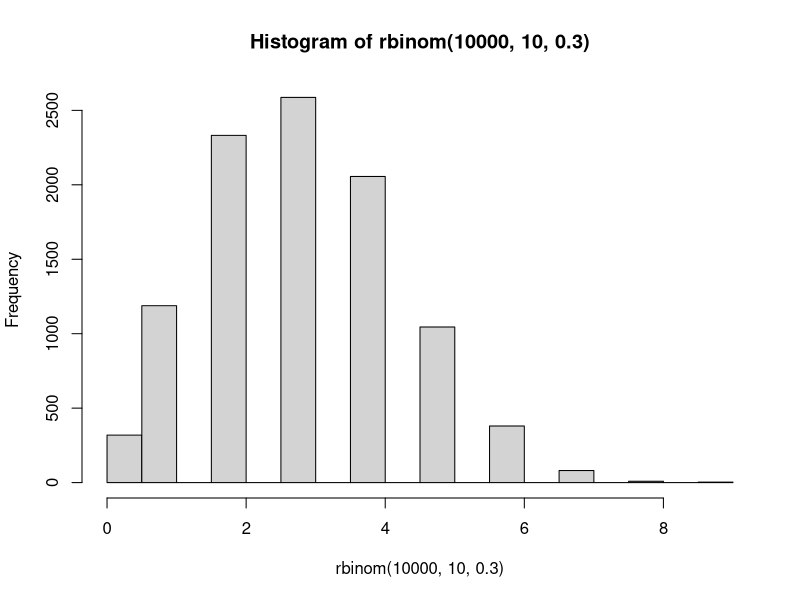
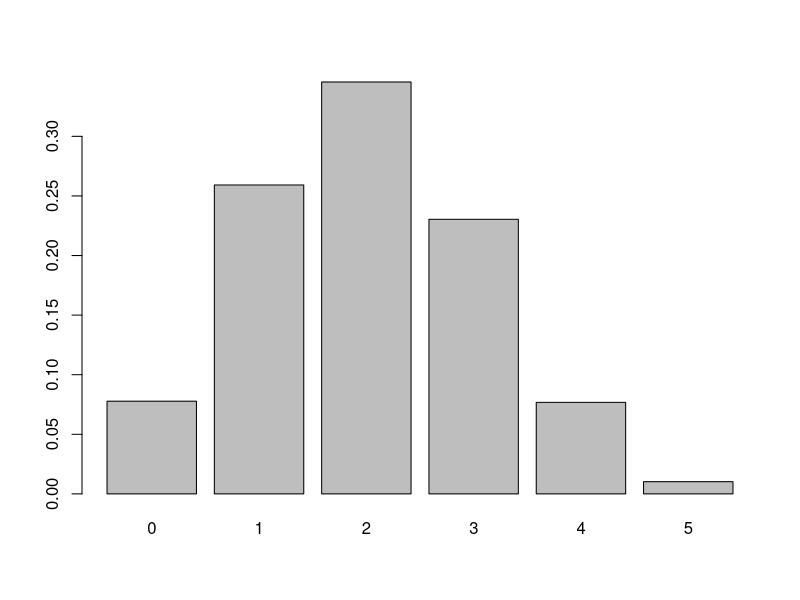
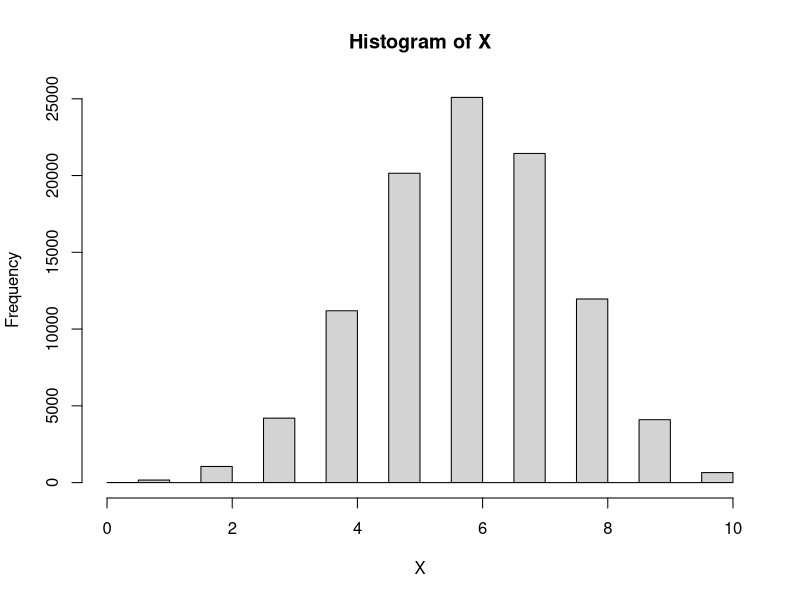
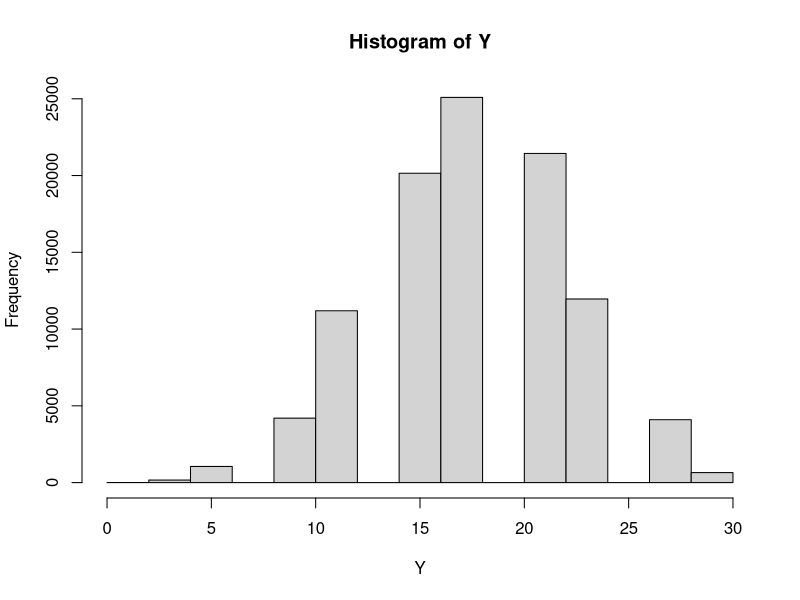
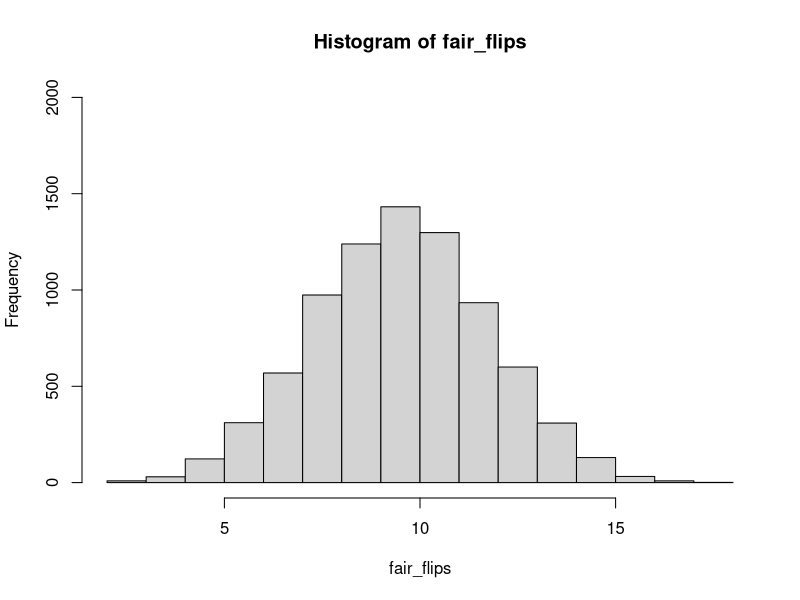
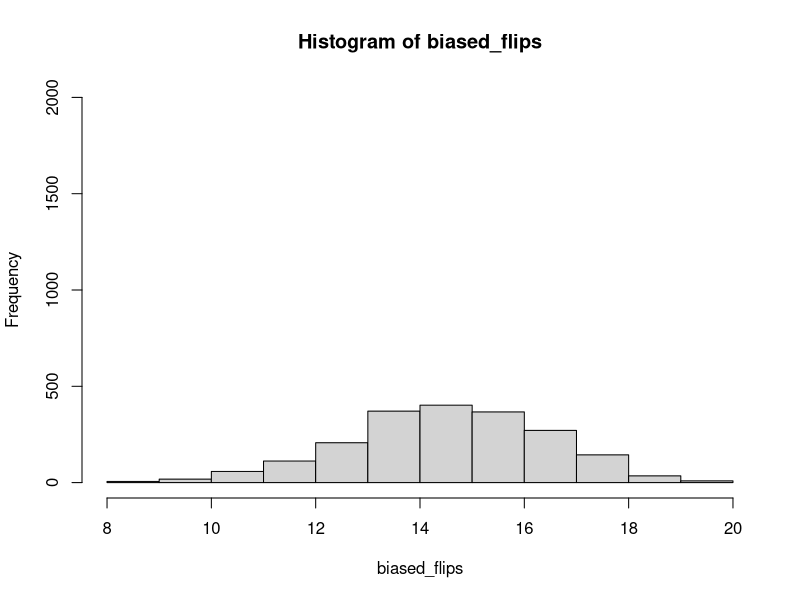
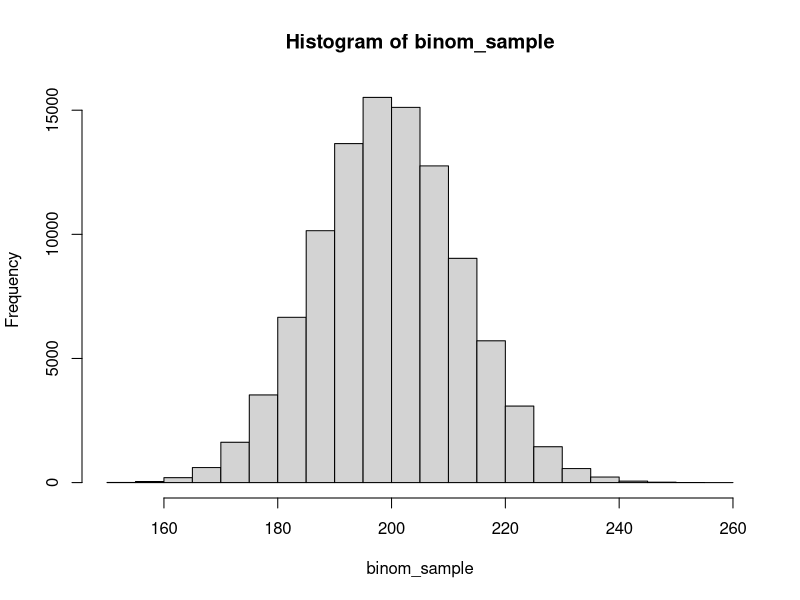
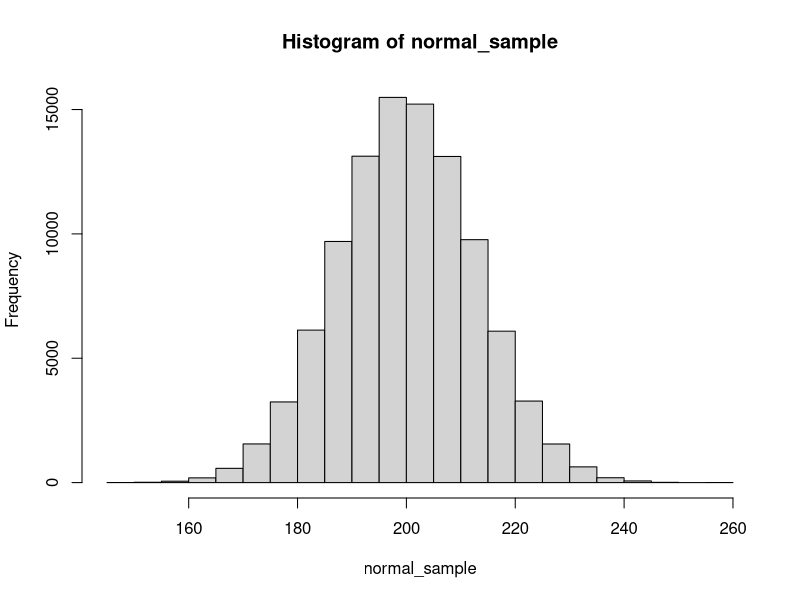

These charts were generated, in order, by the following R code:
## ---- chunk 1
knitr::opts_chunk$set(echo = TRUE)
## ---- chunk 2
rbinom (10, 1, .5)

rbinom (10, 10, .5)

rbinom (10, 10, .8)
## ---- chunk 3
#Generate 100 occurrences of flipping 10 coins, each with 30% probability
rbinom(100, 10, 0.3)
## ---- chunk 4
# Calculate the probability that 2 are heads using dbinom
dbinom(2, 10, .3)

# Confirm your answer with a simulation using rbinom. 
mean(rbinom(10000, 10, .3) == 2)
## ---- chunk 5
# Calculate the probability that 5 are heads using pbinom
pbinom(5, 10, 0.7)

# Confirm your answer with a simulation of 10,000 trials
mean(rbinom(10000, 10, 0.3) >=5)

hist(rbinom(10000, 10, 0.3))
## ---- chunk 6
# Try now with 100, 1000, 10,000, and 100,000 trials
mean(rbinom(100, 10, .3) >= 5)

mean(rbinom(1000, 10, .3) >= 5)

mean(rbinom(10000, 10, .3) >= 5)

mean(rbinom(100000, 10, .3) >= 5)
## ---- chunk 7
flips<- rbinom(100000,10, .5)
mean(flips)

X<- rbinom(100000,10, .5)
var(flips)
## ---- chunk 8
#Calculate the expected value using the exact formula
print(25*0.3)

# Confirm with a simulation using rbinom
X<-rbinom(10000,25, 0.3)
mean(X)

# Calculate the variance using the exact formula
print(25*0.3*0.7)

# Confirm with a simulation using rbinom
X<-rbinom(10000,25,0.3)
var(X)
## ---- chunk 9
# Density (mass) at 3 in a binomial distribution with 5 trials with success probability of 0.4
dbinom(x = 3, size = 5, prob = 0.4)

# Density (mass) at c(1,2,3) in a binomial distribution with 5 trials with success probability of 0.4
dbinom(x = c(1,2,3), size = 5, prob = 0.4)

# Graphing the distribution: Use barplot() as it is a discrete distribution. Give 0:5 (= c(0,1,2,3,4,5))
barplot(dbinom(x = 0:5, size = 5, prob = 0.4), names.arg = 0:5)
## ---- chunk 10
# Simulate 100,000 flips of a coin with a 40% chance of heads
A <- rbinom(100000, 1, 0.4)

# Simulate 100,000 flips of a coin with a 20% chance of heads
B <- rbinom(100000, 1, 0.2)

# Estimate the probability both A and B are heads
mean(A&B)
## ---- chunk 11
# You've already simulated 100,000 flips of coins A and B
A <- rbinom(100000, 1, .4)
B <- rbinom(100000, 1, .2)

# Simulate 100,000 flips of coin C (70% chance of heads)
C <- rbinom(100000, 1, .7)

# Estimate the probability A, B, and C are all heads
mean(A&B&C)
## ---- chunk 12
# Simulate 100,000 flips of a coin with a 60% chance of heads
A <- rbinom(100000, 1, 0.6)

# Simulate 100,000 flips of a coin with a 10% chance of heads
B <- rbinom(100000, 1, 0.1)

# Estimate the probability either A or B is heads
mean (A | B)
## ---- chunk 13
# Use rbinom to simulate 100,000 draws from each of X and Y
X <- rbinom(100000, 10, .6)
Y <- rbinom(100000, 10, .7)

# Estimate the probability either X or Y is <= to 4
mean(X <= 4 | Y <= 4)

# Use pbinom to calculate the probabilities separately
prob_X_less <- pbinom(4, 10, .6)
prob_Y_less <- pbinom(4, 10, .7)

# Combine these to calculate the exact probability either <= 4
prob_X_less + prob_Y_less - prob_X_less * prob_Y_less
## ---- chunk 14
X <- rbinom(100000, 10, .6)
## ---- chunk 15
Y<-3*X
## ---- chunk 16
hist(X)
hist(Y)
## ---- chunk 17
# Simulate 100,000 draws of a binomial with size 20 and p = .1
X <- rbinom(100000, 20, 0.1)

# Estimate the expected value of X
mean(X)

# Estimate the expected value of 5 * X
Y= 5*X
mean(Y)

# X is simulated from 100,000 draws of a binomial with size 20 and p = .1
X <- rbinom(100000, 20, .1)

# Estimate the variance of X
var(X)

# Estimate the variance of 5 * X
Y<- 5*X
var(Y)
## ---- chunk 18
# Simulate 100,000 draws of X (size 20, p = .3) and Y (size 40, p = .1)
X <- rbinom(100000, 20, 0.3)
Y <-rbinom(100000, 40, 0.1)

# Estimate the expected value of X + Y
mean(X+Y)

# Simulation from last exercise of 100,000 draws from X and Y
X <- rbinom(100000, 20, .3) 
Y <- rbinom(100000, 40, .1)

# Find the variance of X + Y
var(X+Y)

# Find the variance of X + Y
var(X+Y)
## ---- chunk 19
# Simulate 50000 cases of flipping 20 coins from fair and from biased
fair <- rbinom(50000, 20, 0.5)
biased <- rbinom(50000, 20, 0.75)

# How many fair cases, and how many biased, led to exactly 11 heads?
fair_11 <- sum(fair==11)
biased_11 <- sum(biased==11)

# Find the fraction of fair coins that are 11 out of all coins that were 11

#This is the posterior probability that a coin with 11/20 is fair.
fair_11/(fair_11+biased_11)
## ---- chunk 20
# Simulate 50000 cases of flipping 20 coins from fair and from biased
fair <-rbinom(50000, 20, 0.5)
biased <-rbinom(50000, 20, 0.75)

# How many fair cases, and how many biased, led to exactly 16 heads?
fair_16 <- sum(fair==16)
biased_16 <- sum(biased==16)

# Find the fraction of fair coins that are 16 out of all coins that were 16

# This is the posterior probability that a coin with 16/20 is fair.
fair_16/(fair_16+biased_16)
## ---- chunk 21
# Simulate 8000 cases of flipping a fair coin, and 2000 of a biased coin
fair_flips <- rbinom (8000, 20, 0.5)
biased_flips <-rbinom (2000, 20, 0.75)

# Find the number of cases from each coin that resulted in 14/20
fair_14 <- sum(fair_flips==14)
biased_14 <-sum(biased_flips==14)

# Use these to estimate the posterior probability
fair_14/(fair_14+biased_14)
## ---- chunk 22
hist(fair_flips, ylim=c(0,2000))
hist(biased_flips, ylim=c(0,2000))
## ---- chunk 23
# Simulate 80,000 draws from fair coin, 10,000 from each of high and low coins
flips_fair <- rbinom(80000, 20, 0.5)
flips_high <- rbinom(10000, 20, 0.75)
flips_low <- rbinom(10000, 20, 0.25)

# Compute the number of coins that resulted in 14 heads from each of these piles
fair_14 <- sum(flips_fair==14)
high_14 <- sum(flips_high==14)
low_14 <- sum(flips_low==14)

# Compute the posterior probability that the coin was fair
fair_14/(fair_14+high_14+low_14)
## ---- chunk 24
# Use dbinom to calculate the probability of 11/20 heads with fair or biased coin
probability_fair <- dbinom(11, 20, 0.5)
probability_biased <-dbinom(11, 20, 0.75)

# Calculate the posterior probability that the coin is fair
probability_fair/(probability_fair+probability_biased)

# Find the probability that a coin resulting in 14/20 is fair

probability_fair <- dbinom(14, 20, 0.5)
probability_biased <-dbinom(14, 20, 0.75)

probability_fair/(probability_fair+probability_biased)
## ---- chunk 25
# Find the probability that a coin resulting in 18/20 is fair
probability_fair <- dbinom(18, 20, 0.5)
probability_biased <-dbinom(18, 20, 0.75)

probability_fair/(probability_fair+probability_biased)
## ---- chunk 26
# Use dbinom to find the probability of 16/20 from a fair or biased coin
probability_16_fair <-dbinom(16, 20, 0.5)
probability_16_biased <-dbinom(16, 20, 0.75)

# Use Bayes' theorem to find the posterior probability that the coin is fair

(probability_16_fair*0.99)/((probability_16_fair*0.99)+(probability_16_biased*0.01))
## ---- chunk 27
# Draw a random sample of 100,000 from the Binomial(1000, .2) distribution
binom_sample <- rbinom(100000, 1000, 0.2)

# Draw a random sample of 100,000 from the normal approximation
expected_value <- 1000*0.2
variance <- 1000*0.2*0.8
stdev <- sqrt(variance)
normal_sample <- rnorm(100000, expected_value, stdev)
## ---- chunk 28
# Compare the two distributions with the compare_histograms function
hist(binom_sample)
hist(normal_sample)
## ---- chunk 29
# Simulations from the normal and binomial distributions
binom_sample <- rbinom(100000, 1000, .2)
normal_sample <- rnorm(100000, 200, sqrt(160))

# Use binom_sample to estimate the probability of <= 190 heads
mean(binom_sample <= 190)

# Use normal_sample to estimate the probability of <= 190 heads
mean(normal_sample <= 190)

# Calculate the probability of <= 190 heads with pbinom
pbinom(190, 1000, .2)

# Calculate the probability of <= 190 heads with pnorm
pnorm(190, 200, sqrt(160))
## ---- chunk 30
#Probability of having a value *lower* than 90 in a normal distribution with a mean of 124 and sd of 20.

pnorm(q = 90, mean = 124, sd = 20, lower.tail = TRUE)

curve(dnorm(x, mean = 124, sd = 20), xlim = c(0, 200))
abline(h = 0)
sequence <- seq(0, 90, 0.1)
polygon(x = c(sequence,90,0),
        y = c(dnorm(c(sequence),124,20),0,0),
        col = "grey")
## ---- chunk 31
# Draw a random sample of 100,000 from the Binomial(10, .2) distribution
binom_sample <- rbinom(100000, 10, .2)

# Draw a random sample of 100,000 from the normal approximation
normal_sample <- rnorm(100000, 2, sqrt(1.6))
## ---- chunk 32
# Compare the two distributions with the compare_histograms function
hist(binom_sample)
hist(normal_sample)
## ---- chunk 33
# Density at 90 in a normal distribution with a mean of 124 and sd of 20
dnorm(x = 90, mean = 124, sd = 20)

# Density at c(10,20,30) in a normal distribution with a mean of 124 and sd of 20
dnorm(x = c(10,20,30), mean = 124, sd = 20)

# Graphing the distribution: Do not give a value to x, then wrap with curve() function
curve(dnorm(x, mean = 124, sd = 20), xlim = c(0, 200))
## ---- chunk 34
#flipping many coins, each with low distribution (N is large and p is small)

# Draw a random sample of 100,000 from the Binomial(1000, .002) distribution
binom_sample <- rbinom(100000, 1000, 2/1000)

# Draw a random sample of 100,000 from the Poisson approximation
poisson_sample <- rpois(100000, 2)
## ---- chunk 35
# Compare the two distributions with the compare_histograms function
hist(binom_sample) 
hist(poisson_sample)
## ---- chunk 36
# Simulate 100,000 draws from Poisson(2)
poisson_sample <- rpois(100000, 2)

# Find the percentage of simulated values that are 0
mean(poisson_sample==0)
## ---- chunk 37
# Simulate 100,000 draws from Poisson(1)
X<- rpois(100000, 1)

# Simulate 100,000 draws from Poisson(2)
Y<- rpois(100000, 2)

# Add X and Y together to create Z
Z<-X+Y
## ---- chunk 38
# Use compare_histograms to compare Z to the Poisson(3)
hist(Z)
hist(rpois(100000, 3))
## ---- chunk 39
# Simulate 100 instances of flipping a 20% coin
flips <- rbinom(100, 1, .2)

# Use which to find the first case of 1 ("heads")
which(flips==1)[1]

# Existing code for finding the first instance of heads
which(rbinom(100, 1, .2) == 1)[1]
## ---- chunk 40
library(ggplot2)

# Replicate this 100,000 times using replicate
replications <- replicate(100000, which(rbinom(100, 1, .2) == 1)[1])

# Histogram the replications with qplot
qplot(replications)
## ---- chunk 41
# Replications from the last exercise
replications <- replicate(100000, which(rbinom(100, 1, .2) == 1)[1])

# Generate 100,000 draws from the corresponding geometric distribution
geom_sample <- rgeom(100000, .2)

## ---- chunk 42
# Compare the two distributions with compare_histograms
hist(replications)
hist(geom_sample)
## ---- chunk 43
# Find the probability the machine breaks on 5th day or earlier
pgeom(4, .1)

# Find the probability the machine is still working on 20th day
1 - pgeom(19, .1)
## ---- chunk 44
# Calculate the probability of machine working on day 1-30
still_working <- 1 - pgeom(0:29, .1)

# Plot the probability for days 1 to 30
qplot(1:30, still_working)
## ---- chunk 45
x <- c(12, 13, 15, 19, 20, 21, 27) 
y <- c(18, 23, 24, 30, 32, 35, 40) 
t.test(x, y, alternative="two.sided", mu=0,
var.equal=FALSE) 
## ---- chunk 46
 # voted for candidate A in two districts 
x <- c(120, 334) 
n <- c(450, 1067) 
prop.test(x, n, correct=FALSE) 
